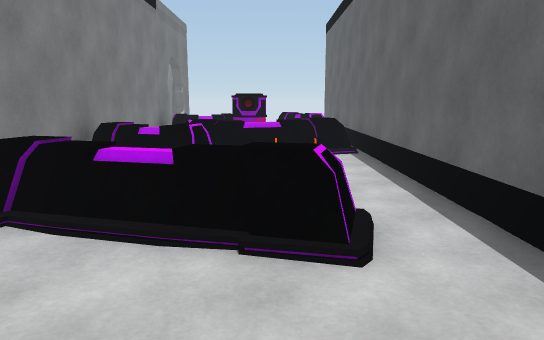
View 1 (above)

17 first-person views from a walk through a scene from a Unity 3-D project. The camera is 1.4 m above the floor, tilts 10° down and sees 70° across. Doors are open. The floor is counted in squares, 1 m on a side. Each view is taken from the middle of a square. On the plan, view 1 faces up. The plan holds only what a view shows up to about 16 squares ahead; the rest is blank. The place goes on beyond the plan. The player character is not drawn.

View 2
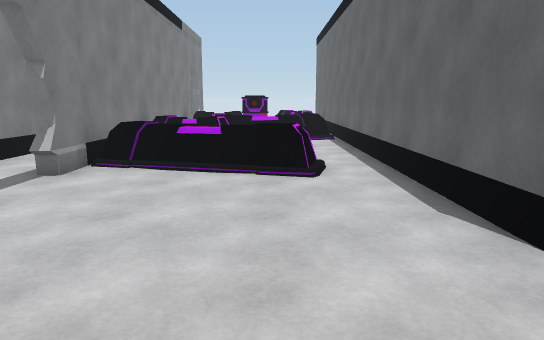

View 3
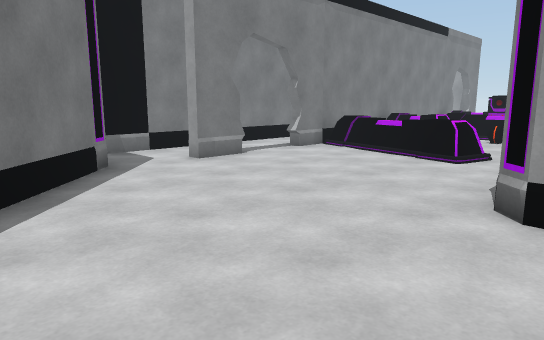

View 4
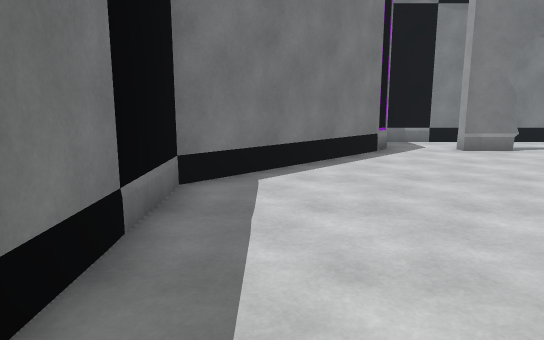

View 5
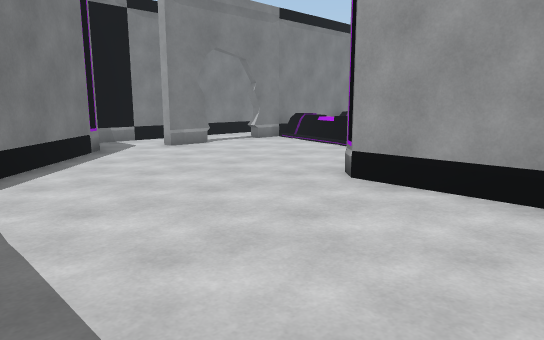

View 6
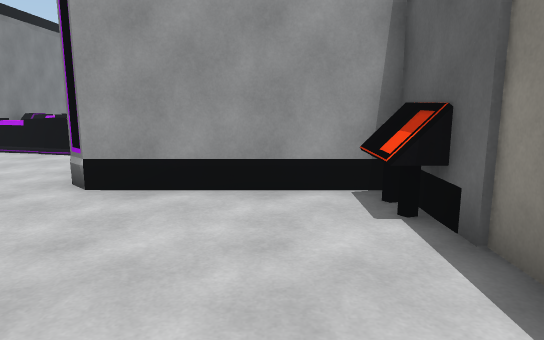

View 7
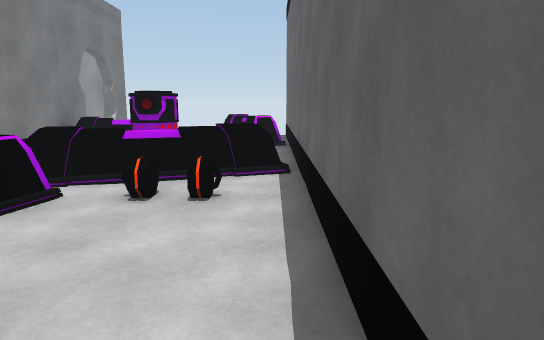

View 8
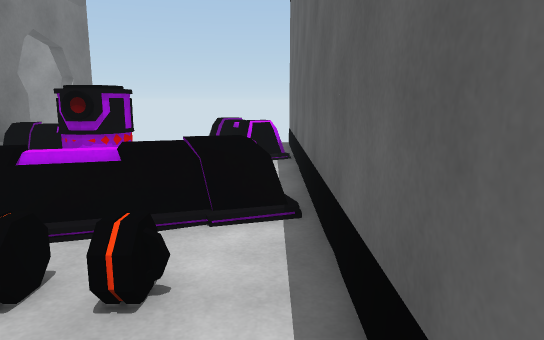

View 9
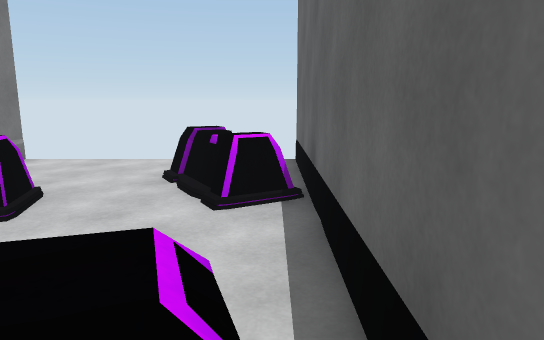

View 10
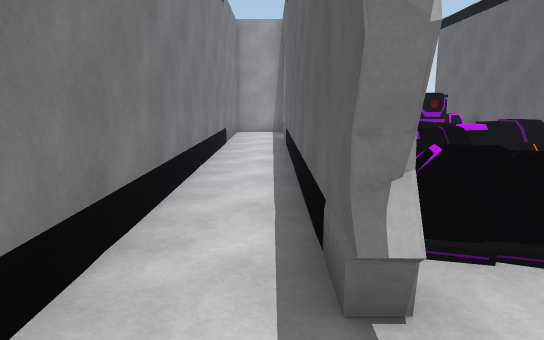

View 11
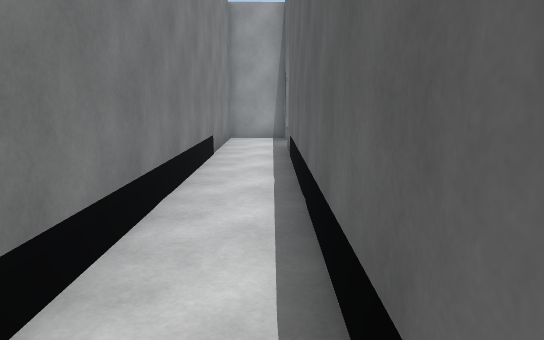

View 12
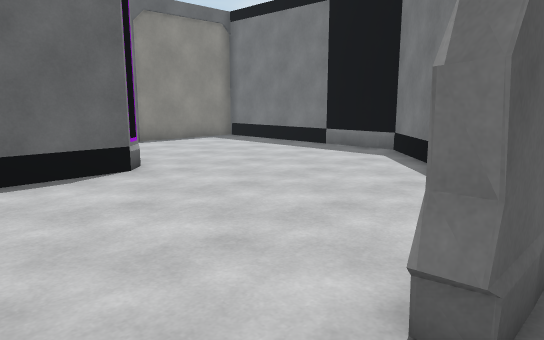

View 13
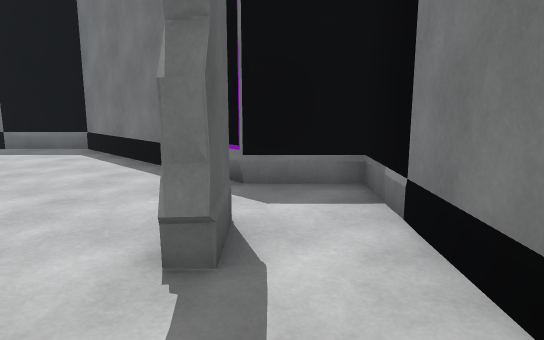

View 14
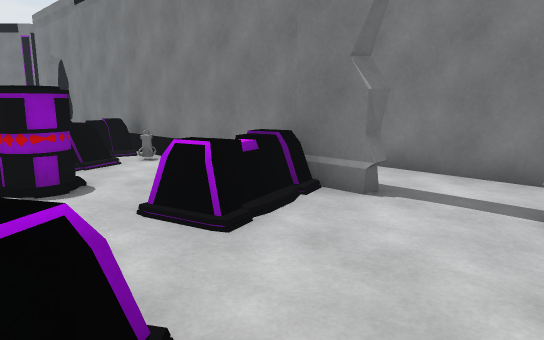

View 15
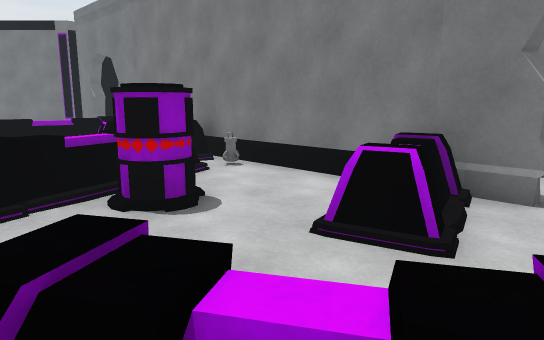

View 16
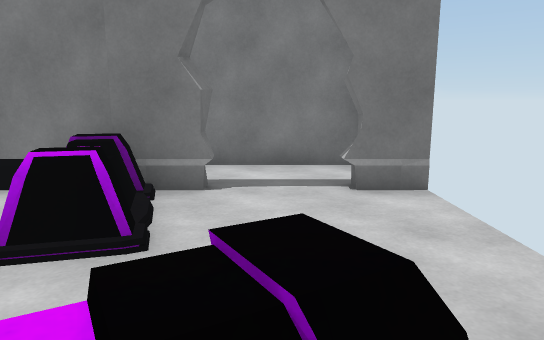

View 17
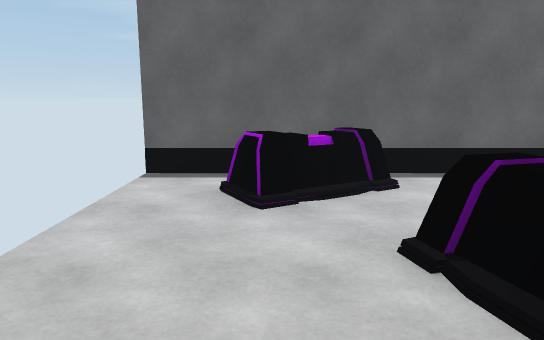

### Floor plan
Points are (right, up) in squares from view 1. A wall is a line through its corners. A room is listed if a view was taken in it or the views show most of it. See-through windows are left out.
Room 1 (views 1, 2, 3, 4, 5, 6, 7, 8, 9, 14, 15, 16)
walls: (-4.1, 0.9) (-4.1, -0.5) (-4.5, -0.5); (-4.5, -2.6) (0.5, -7.6) (7.5, -7.6); (8, -1.6) (7.2, -1.6); (8, -1.9) (7.4, -1.9); (8, -2.8) (7.3, -2.6); (8.1, -2.7) (7.3, -2.7); (-4.1, 15.9) (-4.1, 3.3); (8.1, -7) (8.1, -0.9) (3, -0.9) (2.6, -0.5) (2.6, 19.5); (-4.1, 19.6) (-4.1, 18.3)
low walls: (7.3, -2.6) (7.3, -1.2)
ways out: opening at (-4, 2.5) to room 2; opening at (-4, 17.5) to room 2; opening at (-4, -1.5) to room 3
objects: other object (-3, 4) to (1, 5); barrier (-3, 8) to (-1, 9); barrier (-3, 14) to (-1, 15); other object (-2, 10) to (2, 11); gun (-1, 12) to (0, 12); other object (0, 9) to (1, 9); barrier (0, 15) to (2, 17)
Room 2 (views 10, 11, 12, 13, 17)
walls: (-4.1, 3.4) (-4.5, 3.4); (-4.1, 3.3) (-4.5, 3.2) (-4.5, 15.9) (-4.1, 15.9); (-4.1, 3.3) (-4.5, 3.4); (-4.1, 3.3) (-4.5, 3.3); (-4.5, 16) (-4.1, 15.9); (-4.1, 18.3) (-4.5, 18.5); (-4.1, 18.3) (-4.6, 18.3); (-4.1, 18.4) (-4.5, 18.4); (-4.5, -0.5) (-4.5, 0.9) (-4.1, 0.9); (-4.5, 19.1) (-6.6, 19.1) (-6.6, -0.6)
low walls: (-4.5, 15.9) (-4.1, 15.9)
ways out: opening at (-4, 2.5) to room 1; opening at (-4, 17.5) to room 1; opening at (-5.5, 0.5) to room 3
Room 3 (no view inside)
walls: (-6.6, -0.6) (-6.6, -2.6) (-4.5, -2.6)
ways out: opening at (-4, -1.5) to room 1; opening at (-5.5, 0.5) to room 2

Positions as (right, up) in squares from view 1, and headings:
1: (0, 0), facing up
2: (0, -4), facing up
3: (4, -6), facing up-left
4: (7, -6), facing left
5: (7, -7), facing up-left
6: (6, -7), facing up
7: (2, 3), facing up
8: (2, 6), facing up
9: (2, 10), facing up
10: (-5, 1), facing up
11: (-5, 4), facing up
12: (-5, 3), facing down-right
13: (-5, 4), facing down
14: (1, 19), facing down-left
15: (2, 17), facing down-left
16: (2, 17), facing left
17: (-5, 17), facing right
